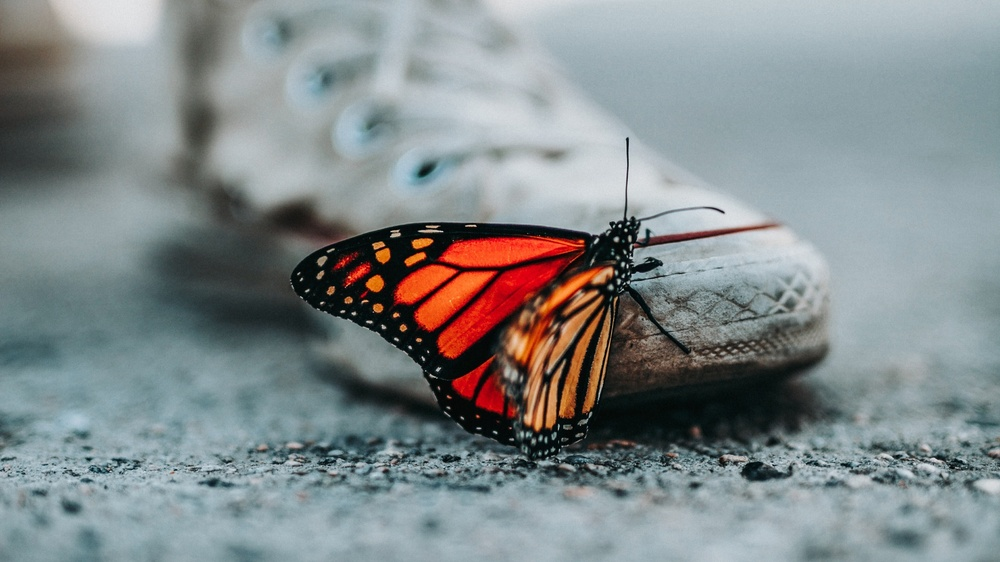
#> input picture img.jpg, 1000 x 562 px, shrunk from 3840 x 2160 before the run
$ jupyter execute Thresholding.ipynb
#> lines starting #> are read from the running program, lines starting #| are printed output that depends on the picture; after the words box and inside, x2 and y2 are one past the last pixel; in counts of white or black regions, pixels touching at a corner belong together
[cell 1]
import cv2
import numpy as np
import matplotlib.pyplot as plt

[cell 2]
image=cv2.imread("img.jpg",1)
#> image is the input picture: shape (562, 1000, 3); mean B, G, R 139.7, 138.2, 130.8
image=cv2.cvtColor(image,cv2.COLOR_BGR2RGB)
image_gray=cv2.imread("img.jpg",0)
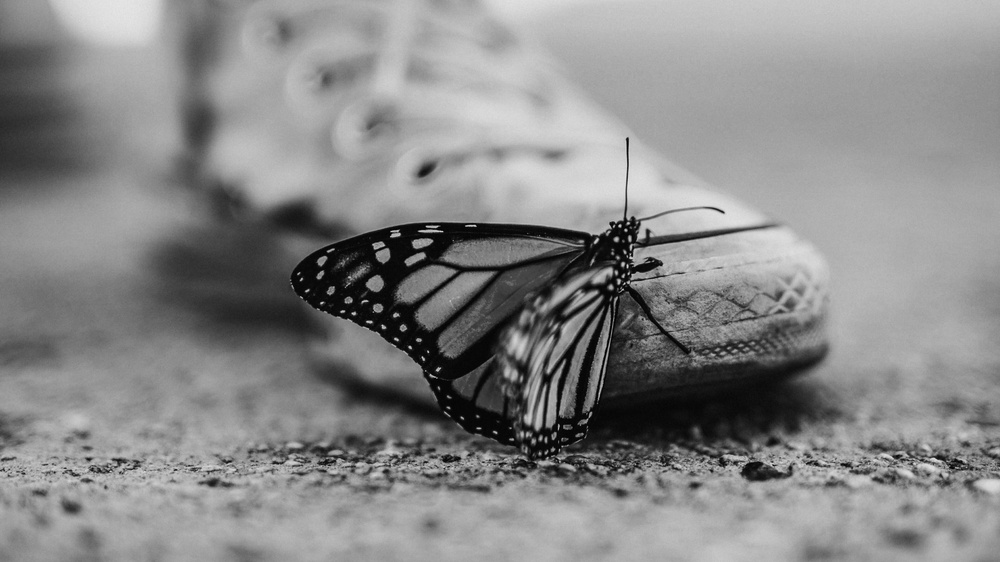
#> image_gray: shape (562, 1000); min 0, max 230, mean 136.2

[cell 3]
ret,thresh_img1=cv2.threshold(image_gray,86,255,cv2.THRESH_BINARY)
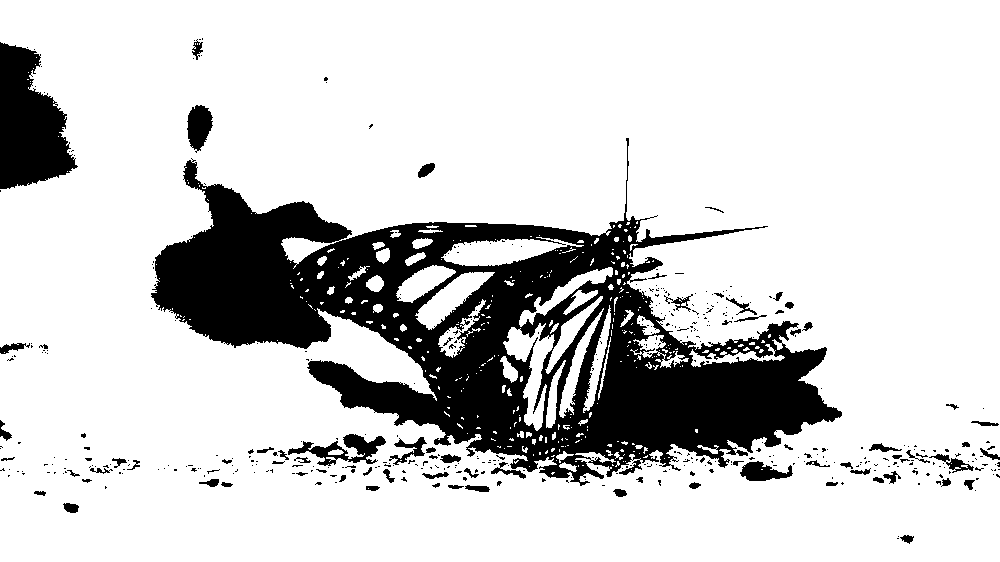
#> thresh_img1: shape (562, 1000); 81.6% white; 446 black regions (369 under 20 px), largest, box (x1, y1, x2, y2) and area: (151, 138, 842, 486) 87216, (0, 42, 78, 189) 7419, (288, 434, 386, 466) 1222
ret,thresh_img2=cv2.threshold(image_gray,86,255,cv2.THRESH_BINARY_INV)
ret,thresh_img3=cv2.threshold(image_gray,86,255,cv2.THRESH_TOZERO)
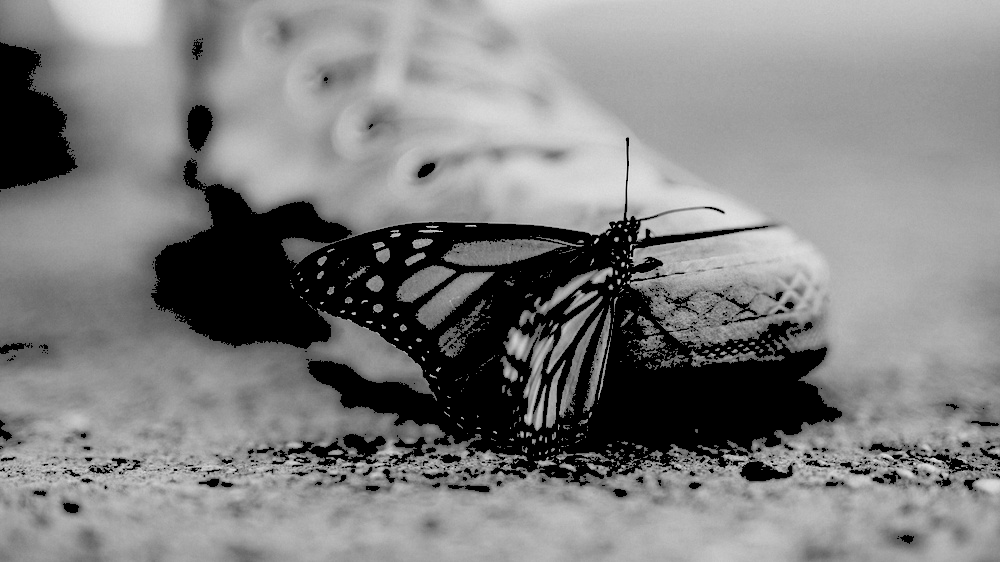
#> thresh_img3: shape (562, 1000); min 0, max 230, mean 128.2
ret,thresh_img4=cv2.threshold(image_gray,86,255,cv2.THRESH_TOZERO_INV)
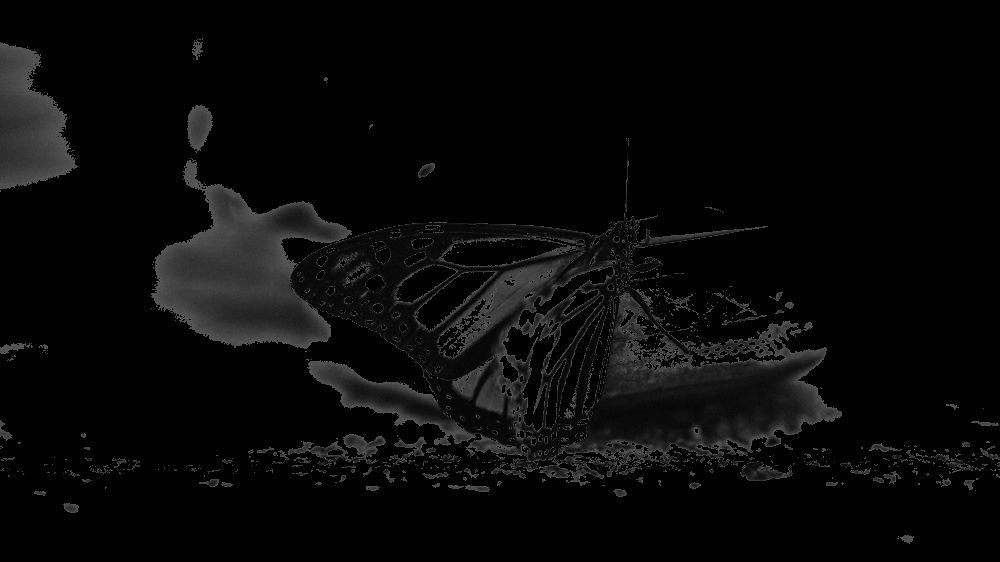
#> thresh_img4: shape (562, 1000); min 0, max 86, mean 8
ret,thresh_img5=cv2.threshold(image_gray,100,255,cv2.THRESH_TRUNC)
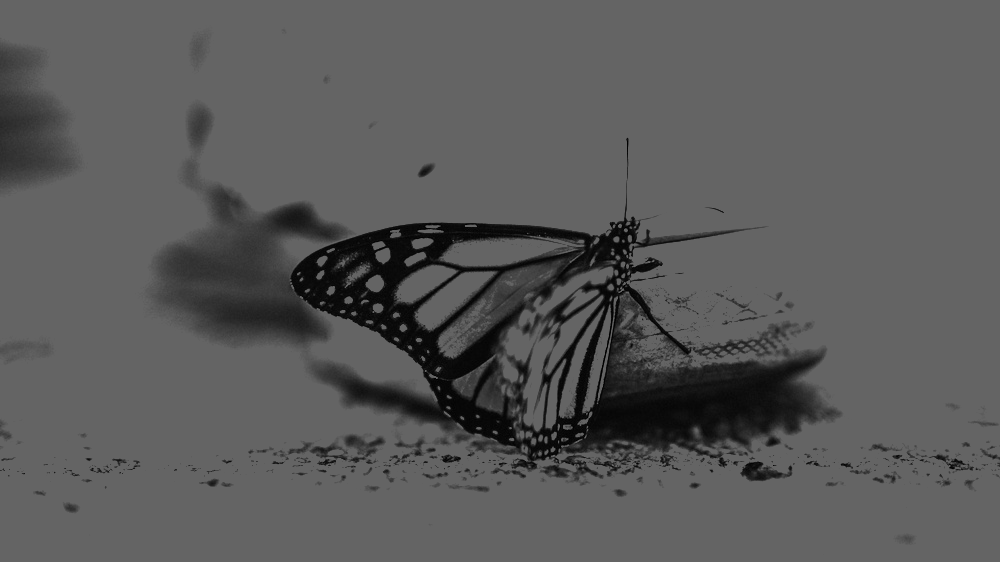
#> thresh_img5: shape (562, 1000); min 0, max 100, mean 89.4

[cell 4]
thresh_img7=cv2.adaptiveThreshold(image_gray,255,cv2.ADAPTIVE_THRESH_MEAN_C,cv2.THRESH_BINARY,11,2)
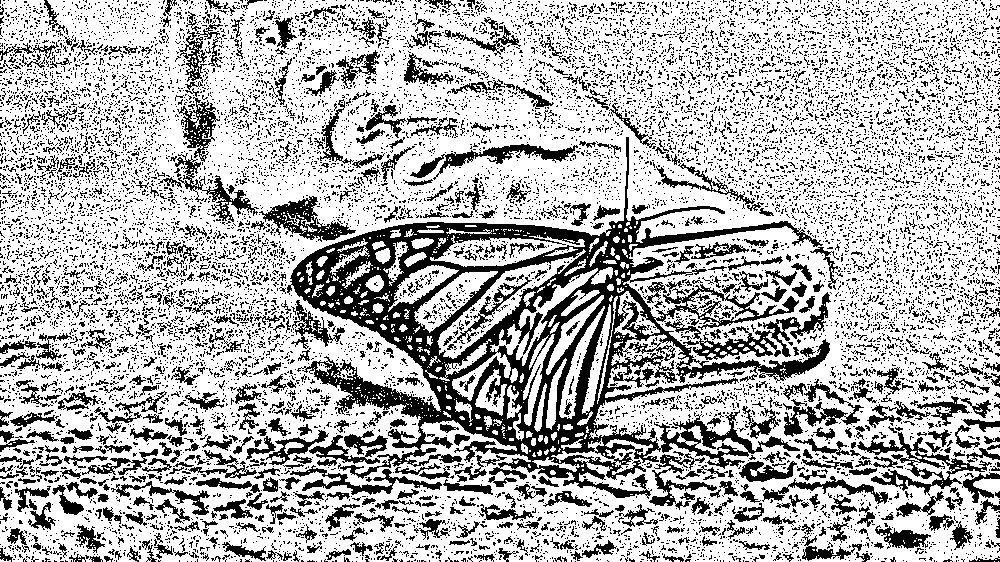
#> thresh_img7: shape (562, 1000); 70.7% white; 13712 black regions (12938 under 20 px), largest, box (x1, y1, x2, y2) and area: (287, 137, 830, 499) 45578, (665, 292, 831, 360) 2154, (857, 432, 992, 496) 1978
thresh_img8=cv2.adaptiveThreshold(image_gray,255,cv2.ADAPTIVE_THRESH_GAUSSIAN_C,cv2.THRESH_BINARY,11,2)
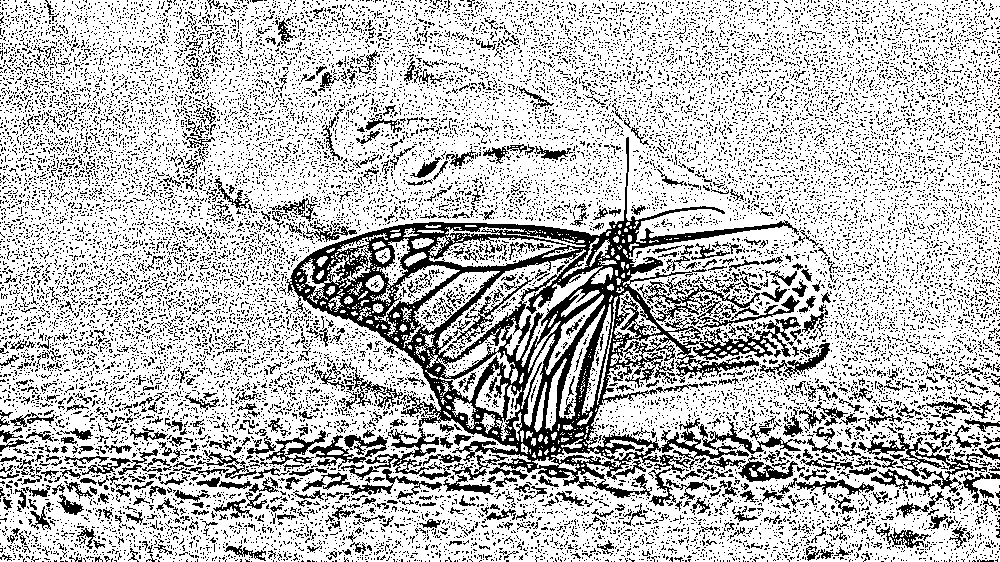
#> thresh_img8: shape (562, 1000); 74.5% white; black in thin lines or dots

[cell 5]
ret,thresh_img6=cv2.threshold(image_gray,0,255,cv2.THRESH_BINARY+cv2.THRESH_OTSU)
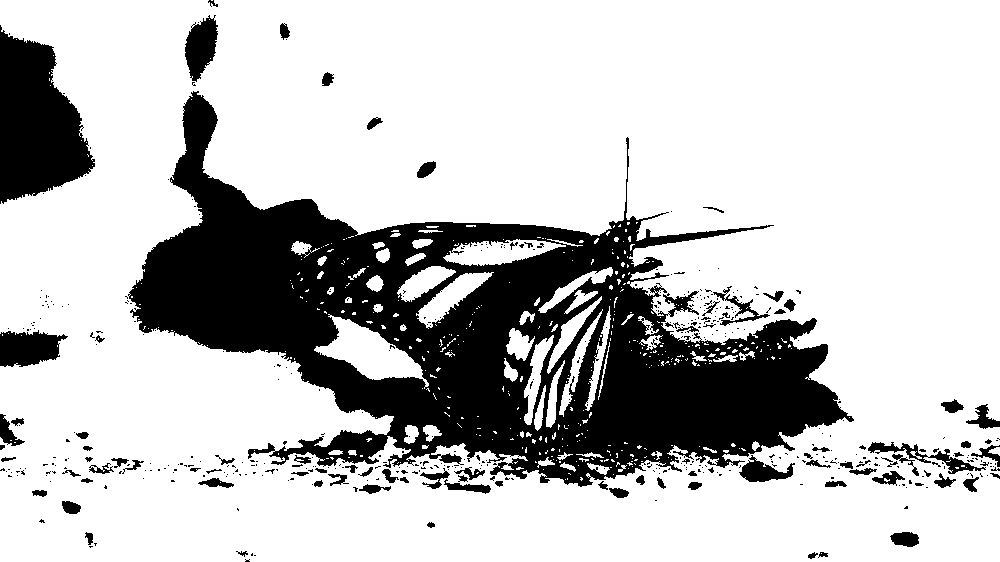
#> thresh_img6: shape (562, 1000); 76.2% white; 490 black regions (400 under 20 px), largest, box (x1, y1, x2, y2) and area: (128, 91, 854, 487) 109000, (0, 25, 95, 204) 10964, (0, 330, 68, 367) 1806
#> ret = 108

[cell 6]
titles=["Gray Image","Threshold Image (Binary)","Threshold Image (Binary Inverse)","Threshold Image (To Zero)"
       ,"Threshold Image (To Zero-Inverse)","Threshold Image (Truncate)","Otsu","Adaptive Threshold (Mean)","Adaptive Threshold (Gaussian)"]
images=[image_gray,thresh_img1,thresh_img2,thresh_img3,thresh_img4,thresh_img5,thresh_img6,thresh_img7,thresh_img8]
for i in range(0,9):
    plt.figure(figsize=(5,5))
    plt.subplot(1,2,1)
    plt.title("Original Image")
    plt.imshow(image)
    plt.axis("off")
    plt.subplot(1,2,2)
    plt.title(titles[i])
    plt.imshow(cv2.cvtColor(images[i],cv2.COLOR_BGR2RGB))
    plt.axis("off")
    plt.show()
#> this loop made 9 passes
#> pass 1, `plt.show()`:
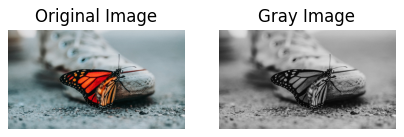
#> figure drawn by matplotlib, 2 panels
#> pass 2, `plt.show()`:
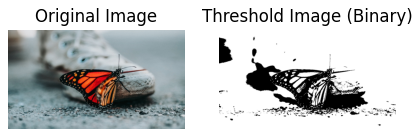
#> figure drawn by matplotlib, 2 panels

$ run again, with 1.png saved as img.jpg
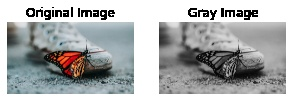
#> input picture 1.png, 293 x 101 px
#> image is the input picture: shape (101, 293, 3); mean B, G, R 175.2, 174.8, 172.5
#> `ret,thresh_img1=cv2.threshold(image_gray,86,255,cv2.THRESH_BINARY)`:
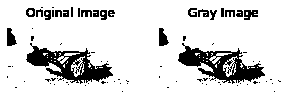
#> thresh_img1: shape (101, 293); 86% white; 81 black regions (60 under 20 px), largest, box (x1, y1, x2, y2) and area: (178, 43, 265, 84) 1463, (26, 43, 113, 84) 1460, (7, 28, 17, 46) 122
#> thresh_img7: shape (101, 293); 64.2% white; 145 black regions (114 under 20 px), largest, box (x1, y1, x2, y2) and area: (159, 22, 286, 94) 4327, (7, 22, 134, 94) 4314, (25, 75, 62, 87) 142
#> thresh_img8: shape (101, 293); 69.3% white; 220 black regions (185 under 20 px), largest, box (x1, y1, x2, y2) and area: (7, 22, 134, 94) 3439, (159, 22, 286, 94) 3410, (25, 75, 64, 89) 149
#> thresh_img6: shape (101, 293); 41.5% white; 33 white regions (30 under 20 px), largest, box (x1, y1, x2, y2) and area: (0, 0, 293, 101) 12026, (94, 51, 112, 58) 66, (247, 51, 264, 58) 65
#> ret = 184
#> the loop `for i in range(0,9):` made 9 passes
#> pass 2, `plt.show()`:
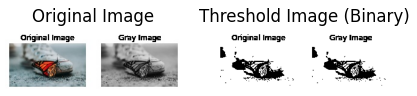
#> figure drawn by matplotlib, 2 panels
